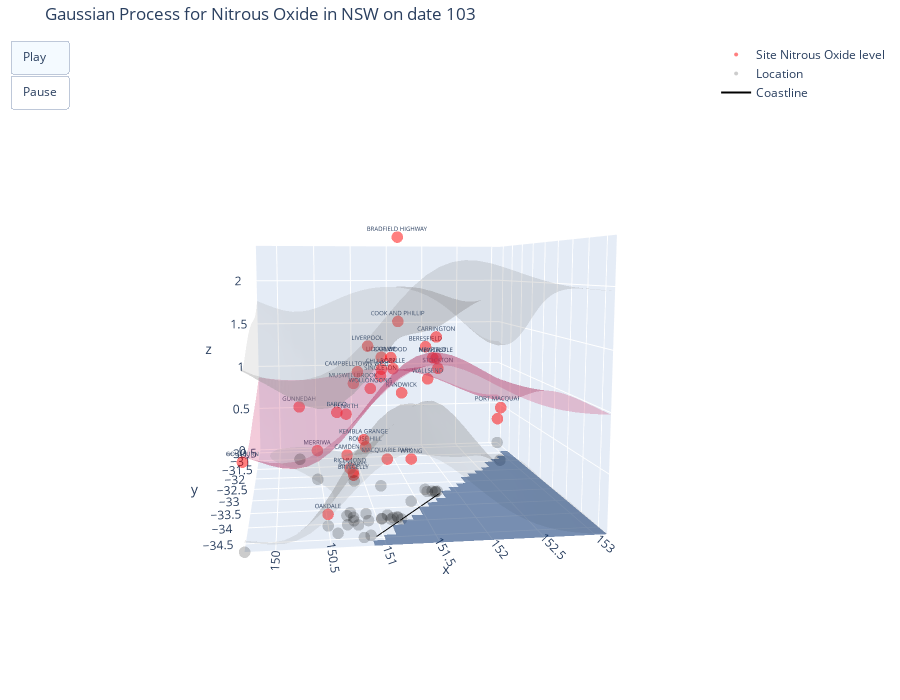

The notebook cell this image was saved under:
### Code cell
# Create Gaussian process object - Have to update hyperparameter initialisation for ARD (multiple lengthscales)
sgpvi = SGP(df, target_var, target_name, long_low, long_up, lat_low, lat_up, 
          date, cov_func_name)

# Load temporal hyperparameter samples from HMC
sgpvi.load_hp_samps(shpvidf)

# Set Gaussian process to use posterior means of hyperparameters
sgpvi.set_post_mean()
sgpvi.plot_preds()

### Figure 1 — Plotly figure (JSON) as saved in the notebook; plotly's stock layout.template omitted (floating-point values rounded to 4 significant figures; data arrays with more than 128 entries replaced by an {"elided": "..."} marker saying what was removed)
{"data": [{"hoverinfo": "skip", "marker": {"color": "red", "opacity": 0.5, "size": 4}, "mode": "markers+text", "name": "Site Nitrous Oxide level", "text": [["BARGO"], ["BERESFIELD"], ["BRADFIELD HIGHWAY"], ["BRINGELLY"], ["CAMDEN"], ["CAMPBELLTOWN WEST"], ["CARRINGTON"], ["CHULLORA"], ["COFFS HARBOUR"], ["COOK AND PHILLIP"], ["EARLWOOD"], ["GOULBURN"], ["GUNNEDAH"], ["KEMBLA GRANGE"], ["LIDCOMBE"], ["LIVERPOOL"], ["MACQUARIE PARK"], ["MAYFIELD"], ["MERRIWA"], ["MUSWELLBROOK"], ["NEWCASTLE"], ["OAKDALE"], ["PENRITH"], ["PORT MACQUARIE"], ["RANDWICK"], ["RICHMOND"], ["ROUSE HILL"], ["ROZELLE"], ["SINGLETON"], ["ST MARYS"], ["STOCKTON"], ["WALLSEND"], ["WOLLONGONG"], ["WYONG"]], "textfont": {"size": 6}, "type": "scatter3d", "x": [150.6, 151.7, 151.2, 150.8, 150.7, 150.8, 151.8, 151.0, 153.1, 151.2, 151.1, 149.7, 150.3, 150.8, 151.0, 150.9, 151.1, 151.7, 150.5, 150.9, 151.8, 150.5, 150.7, 152.9, 151.2, 150.7, 150.9, 151.2, 151.2, 150.8, 151.8, 151.7, 150.9, 151.4], "y": [-34.31, -32.8, -33.84, -33.92, -34.04, -34.07, -32.91, -33.89, -30.3, -33.87, -33.92, -34.73, -30.98, -34.47, -33.88, -33.93, -33.77, -32.89, -32.13, -32.27, -32.93, -34.05, -33.73, -31.45, -33.93, -33.62, -33.68, -33.86, -32.56, -33.8, -32.9, -32.89, -34.42, -33.28], "z": [1, 1.4, 2.4, 0.4, 0.6, 1.3, 1.5, 1.3, 0.3, 1.7, 1.4, 0.7, 0.6, 0.8, 1.4, 1.5, 0.5, 1.3, 0.3, 1, 1.3, 0.1, 0.9, 0.6, 1.1, 0.4, 0.6, 1.3, 1.1, 0.4, 1.2, 1.1, 1.2, 0.4]}, {"hoverinfo": "skip", "opacity": 0.3, "showscale": false, "surfacecolor": {"elided": "30x30 int values"}, "type": "surface", "x": [149.7, 149.8, 150.0, 150.1, 150.2, 150.3, 150.4, 150.5, 150.7, 150.8, 150.9, 151.0, 151.1, 151.2, 151.4, 151.5, 151.6, 151.7, 151.8, 151.9, 152.1, 152.2, 152.3, 152.4, 152.5, 152.6, 152.8, 152.9, 153.0, 153.1], "y": [-34.73, -34.58, -34.43, -34.28, -34.12, -33.97, -33.82, -33.66, -33.51, -33.36, -33.2, -33.05, -32.9, -32.75, -32.59, -32.44, -32.29, -32.13, -31.98, -31.83, -31.68, -31.52, -31.37, -31.22, -31.06, -30.91, -30.76, -30.6, -30.45, -30.3], "z": {"elided": "30x30 float values"}}, {"colorscale": [[0, "rgb(255,255,255)"], [0.125, "rgb(240,240,240)"], [0.25, "rgb(217,217,217)"], [0.375, "rgb(189,189,189)"], [0.5, "rgb(150,150,150)"], [0.625, "rgb(115,115,115)"], [0.75, "rgb(82,82,82)"], [0.875, "rgb(37,37,37)"], [1, "rgb(0, 0, 0)"]], "hoverinfo": "skip", "opacity": 0.2, "showscale": false, "surfacecolor": {"elided": "30x30 int values"}, "type": "surface", "x": [149.7, 149.8, 150.0, 150.1, 150.2, 150.3, 150.4, 150.5, 150.7, 150.8, 150.9, 151.0, 151.1, 151.2, 151.4, 151.5, 151.6, 151.7, 151.8, 151.9, 152.1, 152.2, 152.3, 152.4, 152.5, 152.6, 152.8, 152.9, 153.0, 153.1], "y": [-34.73, -34.58, -34.43, -34.28, -34.12, -33.97, -33.82, -33.66, -33.51, -33.36, -33.2, -33.05, -32.9, -32.75, -32.59, -32.44, -32.29, -32.13, -31.98, -31.83, -31.68, -31.52, -31.37, -31.22, -31.06, -30.91, -30.76, -30.6, -30.45, -30.3], "z": {"elided": "30x30 float values"}}, {"colorscale": [[0, "rgb(255,255,255)"], [0.125, "rgb(240,240,240)"], [0.25, "rgb(217,217,217)"], [0.375, "rgb(189,189,189)"], [0.5, "rgb(150,150,150)"], [0.625, "rgb(115,115,115)"], [0.75, "rgb(82,82,82)"], [0.875, "rgb(37,37,37)"], [1, "rgb(0, 0, 0)"]], "hoverinfo": "skip", "opacity": 0.2, "showscale": false, "surfacecolor": {"elided": "30x30 int values"}, "type": "surface", "x": [149.7, 149.8, 150.0, 150.1, 150.2, 150.3, 150.4, 150.5, 150.7, 150.8, 150.9, 151.0, 151.1, 151.2, 151.4, 151.5, 151.6, 151.7, 151.8, 151.9, 152.1, 152.2, 152.3, 152.4, 152.5, 152.6, 152.8, 152.9, 153.0, 153.1], "y": [-34.73, -34.58, -34.43, -34.28, -34.12, -33.97, -33.82, -33.66, -33.51, -33.36, -33.2, -33.05, -32.9, -32.75, -32.59, -32.44, -32.29, -32.13, -31.98, -31.83, -31.68, -31.52, -31.37, -31.22, -31.06, -30.91, -30.76, -30.6, -30.45, -30.3], "z": {"elided": "30x30 float values"}}, {"hoverinfo": "skip", "marker": {"color": "black", "opacity": 0.2, "size": 4}, "mode": "markers", "name": "Location", "type": "scatter3d", "x": [150.6, 151.7, 151.2, 150.8, 150.7, 150.8, 151.8, 151.0, 153.1, 151.2, 151.1, 149.7, 150.3, 150.8, 151.0, 150.9, 151.1, 151.7, 150.5, 150.9, 151.8, 150.5, 150.7, 152.9, 151.2, 150.7, 150.9, 151.2, 151.2, 150.8, 151.8, 151.7, 150.9, 151.4], "y": [-34.31, -32.8, -33.84, -33.92, -34.04, -34.07, -32.91, -33.89, -30.3, -33.87, -33.92, -34.73, -30.98, -34.47, -33.88, -33.93, -33.77, -32.89, -32.13, -32.27, -32.93, -34.05, -33.73, -31.45, -33.93, -33.62, -33.68, -33.86, -32.56, -33.8, -32.9, -32.89, -34.42, -33.28], "z": [0, 0, 0, 0, 0, 0, 0, 0, 0, 0, 0, 0, 0, 0, 0, 0, 0, 0, 0, 0, 0, 0, 0, 0, 0, 0, 0, 0, 0, 0, 0, 0, 0, 0]}, {"hoverinfo": "skip", "line": {"color": "black", "width": 2}, "mode": "lines", "name": "Coastline", "type": "scatter3d", "x": [151.8, 150.9], "y": [-32.98, -34.47], "z": [0, 0, 0]}, {"colorscale": [[0, "rgb(247,251,255)"], [0.125, "rgb(222,235,247)"], [0.25, "rgb(198,219,239)"], [0.375, "rgb(158,202,225)"], [0.5, "rgb(107,174,214)"], [0.625, "rgb(66,146,198)"], [0.75, "rgb(33,113,181)"], [0.875, "rgb(8,81,156)"], [1, "rgb(8,48,107)"]], "hoverinfo": "skip", "opacity": 0.5, "showscale": false, "surfacecolor": {"elided": "30x30 bool values"}, "type": "surface", "x": [149.7, 149.8, 150.0, 150.1, 150.2, 150.3, 150.4, 150.5, 150.7, 150.8, 150.9, 151.0, 151.1, 151.2, 151.4, 151.5, 151.6, 151.7, 151.8, 151.9, 152.1, 152.2, 152.3, 152.4, 152.5, 152.6, 152.8, 152.9, 153.0, 153.1], "y": [-34.73, -34.58, -34.43, -34.28, -34.12, -33.97, -33.82, -33.66, -33.51, -33.36, -33.2, -33.05, -32.9, -32.75, -32.59, -32.44, -32.29, -32.13, -31.98, -31.83, -31.68, -31.52, -31.37, -31.22, -31.06, -30.91, -30.76, -30.6, -30.45, -30.3], "z": {"elided": "30x30 int values"}}], "layout": {"height": 700, "margin": {"b": 10, "l": 10, "r": 10, "t": 40}, "scene": {"aspectmode": "manual", "aspectratio": {"x": 0.8432, "y": 1, "z": 0.7}, "camera": {"center": {"x": 0, "y": 0, "z": 0}, "eye": {"x": -0.3137, "y": -2.208, "z": 0.2733}, "projection": {"type": "perspective"}, "up": {"x": 0, "y": 0, "z": 1}}, "xaxis": {"range": [149.7, 153.1], "showspikes": false, "type": "linear"}, "yaxis": {"range": [-34.73, -30.3], "showspikes": false, "type": "linear"}, "zaxis": {"range": [0, 2.4], "showspikes": false, "type": "linear"}}, "title": {"text": "Gaussian Process for Nitrous Oxide in NSW on date 103"}, "updatemenus": [{"active": 0, "buttons": [{"args": [null], "label": "Play", "method": "animate"}, {"args": [null, {"frame": {"duration": 0, "redraw": false}, "mode": "immediate", "transition": {"duration": 0}}], "label": "Pause", "method": "animate"}], "type": "buttons"}], "width": 900}}
